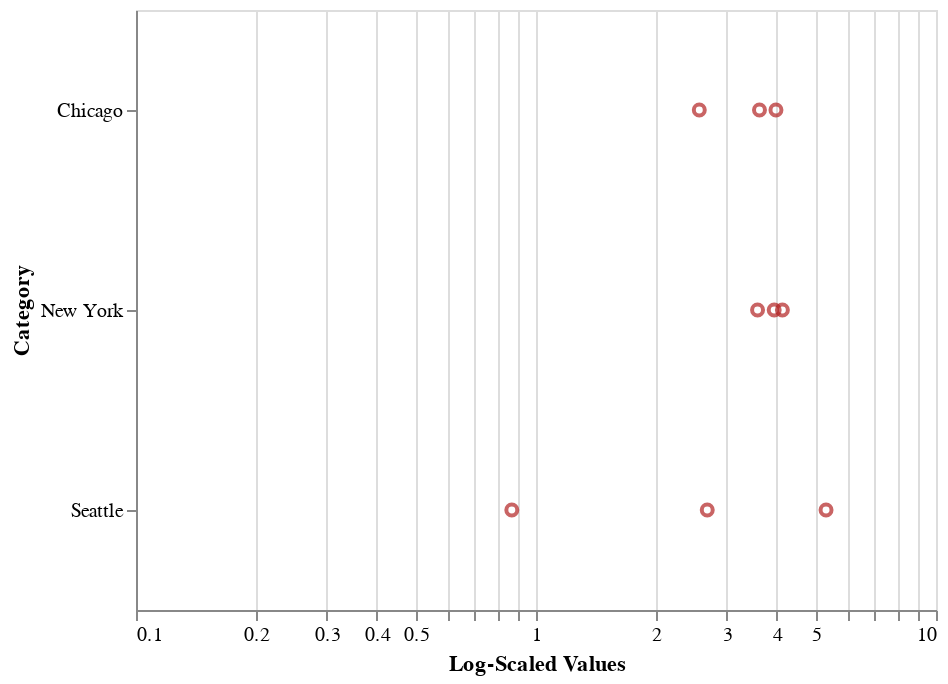

Here is the notebook cell this chart was saved with:
### Markdown cell above
## Customizing a Visualization

By default Altair / Vega-Lite make some choices about properties of the visualization, but these can be changed using methods to customize the look of the visualization. For example, we can specify the axis titles using the `axis` attribute of channel classes, we can modify scale properties using the `scale` attribute, and we can specify the color of the marking by setting the `color` keyword of the `Chart.mark_*` methods to any valid [CSS color string](https://developer.mozilla.org/en-US/docs/Web/CSS/color_value):

### Code cell
alt.Chart(df).mark_point(color='firebrick').encode(
  alt.X('precip', scale=alt.Scale(type='log'), axis=alt.Axis(title='Log-Scaled Values')),
  alt.Y('city', axis=alt.Axis(title='Category')),
)

### Figure 1 — Vega-Lite specification as saved in the notebook (floating-point values rounded to 4 significant figures)
{"$schema": "https://vega.github.io/schema/vega-lite/v2.6.0.json", "config": {"view": {"height": 300, "width": 400}}, "data": {"name": "data-fdfbb22e8e0e89f6556d8a3b434b0c97"}, "datasets": {"data-fdfbb22e8e0e89f6556d8a3b434b0c97": [{"city": "Seattle", "month": "Apr", "precip": 2.68}, {"city": "Seattle", "month": "Aug", "precip": 0.87}, {"city": "Seattle", "month": "Dec", "precip": 5.31}, {"city": "New York", "month": "Apr", "precip": 3.94}, {"city": "New York", "month": "Aug", "precip": 4.13}, {"city": "New York", "month": "Dec", "precip": 3.58}, {"city": "Chicago", "month": "Apr", "precip": 3.62}, {"city": "Chicago", "month": "Aug", "precip": 3.98}, {"city": "Chicago", "month": "Dec", "precip": 2.56}]}, "encoding": {"x": {"axis": {"title": "Log-Scaled Values"}, "field": "precip", "scale": {"type": "log"}, "type": "quantitative"}, "y": {"axis": {"title": "Category"}, "field": "city", "type": "nominal"}}, "mark": {"color": "firebrick", "type": "point"}}
